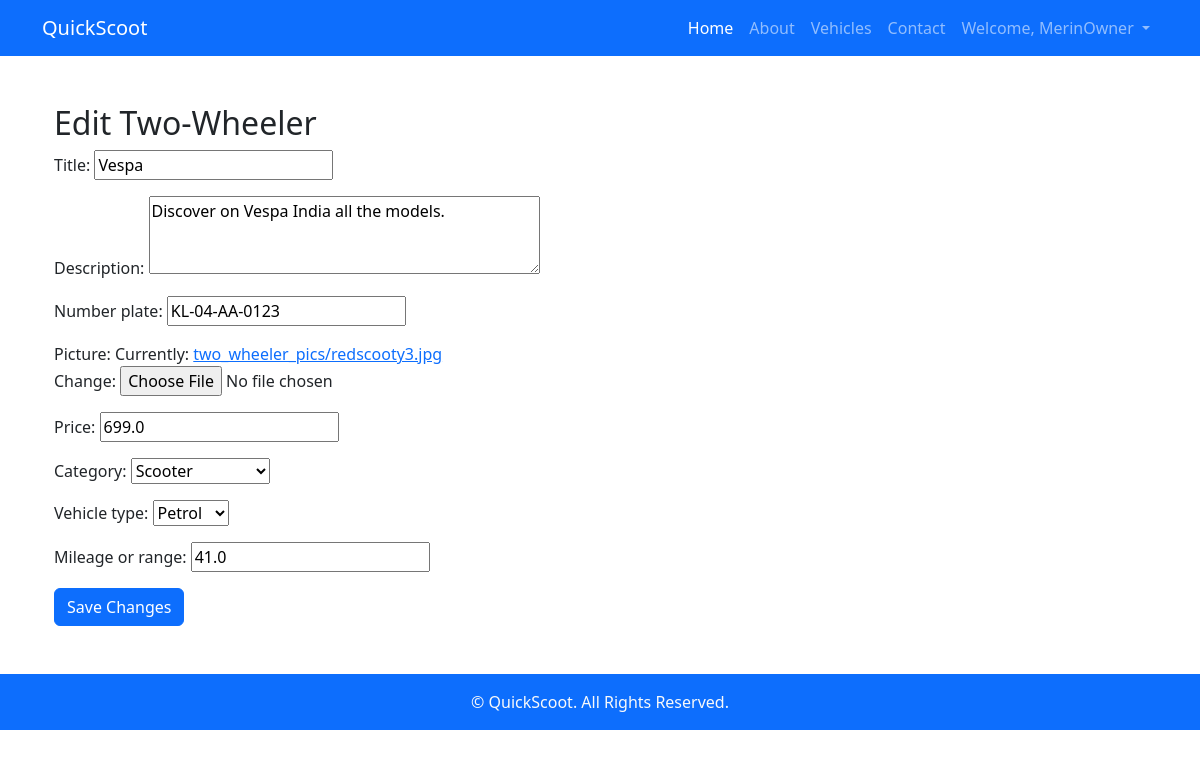
The page /vehicle/edit/8/ (signed in) on the database its author committed.
### scoot/models.py (models this page shows, shortened)
class User(AbstractUser):
    email = models.EmailField(unique=True)
    profile_pic = models.ImageField(upload_to='profile_pics/', null=True, blank=True)
    user_role = models.CharField(max_length=50, choices=[('owner', 'Owner'), ('renter', 'Renter')])
    USER_ROLE_CHOICES = [
        ('owner', 'Owner'),
        ('renter', 'Renter'),
    ]

class TwoWheeler(models.Model):
    VEHICLE_TYPES = [
        ('petrol', 'Petrol'),
        ('electric', 'Electric'),
    ]
    title = models.CharField(max_length=255)
    description = models.TextField()
    number_plate = models.CharField(max_length=20, unique=True)  # Unique vehicle number plate
    picture = models.ImageField(upload_to='two_wheeler_pics/')
    owner = models.ForeignKey(User, on_delete=models.CASCADE, related_name='two_wheelers')
    price = models.FloatField()  # Rental price per day
    category = models.ForeignKey(Category, on_delete=models.CASCADE)
    vehicle_type = models.CharField(max_length=50, choices=VEHICLE_TYPES)
    mileage_or_range = models.FloatField()  # Mileage (km/l) for petrol or range (km) for electric vehicles

### scoot/views.py (the view, shortened to what this page needs)
# urls.py: path('vehicle/edit/<int:pk>/',views.TwoWheelerEditView.as_view(), name='two-wheeler-edit'),
class TwoWheelerEditView(View):
    template_name = "two_wheeler_edit.html"  # Create a corresponding HTML template
    form_class = TwoWheelerForm
    def get(self, request, *args, **kwargs):
        id = kwargs.get("pk")  # Get the primary key of the TwoWheeler to edit
        tw_object = get_object_or_404(TwoWheeler, id=id, owner=request.user)  # Ensure the current user owns this object
        form_instance = self.form_class(instance=tw_object)
        return render(request, self.template_name, {"form": form_instance})

### scoot/forms.py
class TwoWheelerForm(forms.ModelForm):
    class Meta:
        model = TwoWheeler
        fields = ['title', 'description', 'number_plate', 'picture', 'price', 'category', 'vehicle_type', 'mileage_or_range']
        widgets = {
            'description': forms.Textarea(attrs={'rows': 3}),
        }
    category = forms.ModelChoiceField(queryset=Category.objects.all(), empty_label="Select Category")

### scoot/models.py (called while the page is built)
    def __str__(self):
        return self.category_type

### scoot/templates/two_wheeler_edit.html (shortened to what this page needs)
{%extends 'baseowner.html'%}
{%block main_block%}
<body>
    <div class="container my-5">
        <h2>Edit Two-Wheeler</h2>
        <form method="post" enctype="multipart/form-data">
            {{ form.as_p }}
            <button type="submit" class="btn btn-primary">Save Changes</button>
        </form>
    </div>
</body>
{%endblock%}

### scoot/templates/baseowner.html (shortened to what this page needs)
<!DOCTYPE html>
<html lang="en">
<head>
    <link href="https://cdn.jsdelivr.net/npm/bootstrap@5.3.0-alpha1/dist/css/bootstrap.min.css" rel="stylesheet">
</head>
<body>
    <nav class="navbar navbar-expand-lg navbar-dark bg-primary fixed-top">
        <div class="container">
            <a class="navbar-brand" href="{% url 'owner_dashboard' %}">QuickScoot</a>
            <div class="collapse navbar-collapse" id="navbarNav">
                <ul class="navbar-nav ms-auto">
                    <li class="nav-item">
                        <a class="nav-link active" aria-current="page" href="{% url 'owner_dashboard' %}">Home</a>
                    </li>
                    <li class="nav-item">
                        <a class="nav-link" href="{% url 'about-owner' %}">About</a>
                    </li>
                    <li class="nav-item">
                        <a class="nav-link" href="{% url 'two-wheeler-list' %}">Vehicles</a>
                    </li>
                    <li class="nav-item">
                        <a class="nav-link" href="{% url 'contact-us' %}">Contact</a>
                    </li>
                    {% if user.is_authenticated %}
                        <li class="nav-item dropdown">
                            <a class="nav-link dropdown-toggle" href="#" id="userMenu" role="button" data-bs-toggle="dropdown" aria-expanded="false">
                                Welcome, {{ user.username }}
                            </a>
                        </li>
                    {% endif %}
                </ul>
            </div>
        </div>
    </nav>
    <main>
        <div class="container">
            {% block main_block %}{% endblock %}
        </div>
    </main>
    <footer class="bg-primary text-light py-3 mt-5">
        <div class="container text-center">
            &copy; {{ year }} QuickScoot. All Rights Reserved.
        </div>
    </footer>
</body>
</html>

### scoot/templates/baseowner.html (style rules this page uses)
body { padding-top: 56px; }

### rows shown on the page
User: username "MerinOwner"
TwoWheeler: title "Vespa", description "Discover on Vespa India all the models.", number_plate "KL-04-AA-0123", price "699.0", category "Scooter", vehicle_type "Petrol", mileage_or_range "41.0"
